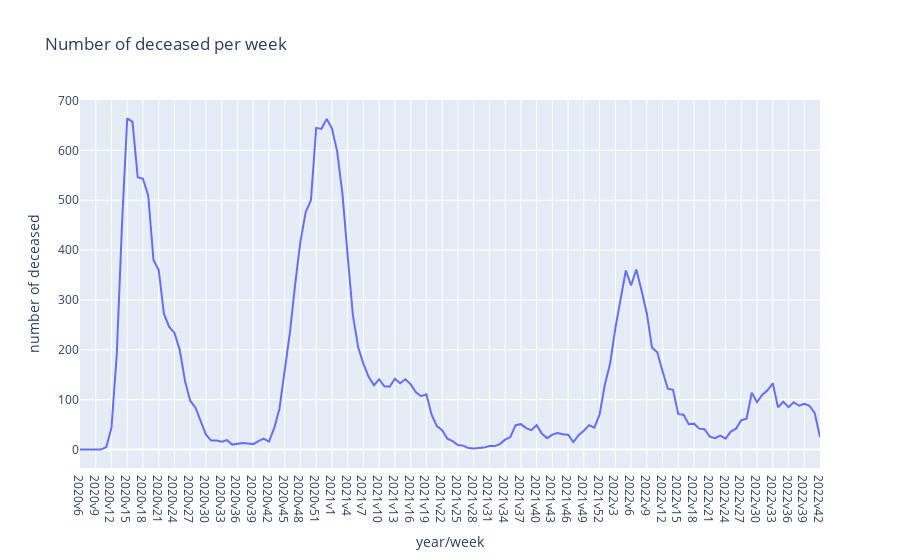

This figure's notebook cell:
### Code cell
fig_1c_plotly = px.line(covid19_data, x="Vecka", y="Antal_avlidna_vecka", title= "Number of deceased per week")
fig_1c_plotly.update_xaxes(title_text="year/week")
fig_1c_plotly.update_yaxes(title_text="number of deceased")
fig_1c_plotly.write_html("Visualiseringar/exercise_1c_plotly.html")
fig_1c_plotly

### Figure 1 — Plotly figure (JSON) as saved in the notebook; plotly's stock layout.template omitted (floating-point values rounded to 4 significant figures; data arrays with more than 128 entries replaced by an {"elided": "..."} marker saying what was removed)
{"data": [{"hovertemplate": "Vecka=%{x}<br>Antal_avlidna_vecka=%{y}<extra></extra>", "legendgroup": "", "line": {"color": "#636efa", "dash": "solid"}, "marker": {"symbol": "circle"}, "mode": "lines", "name": "", "orientation": "v", "showlegend": false, "type": "scatter", "x": {"elided": "142 str values"}, "xaxis": "x", "y": {"elided": "142 int values"}, "yaxis": "y"}], "layout": {"legend": {"tracegroupgap": 0}, "title": {"text": "Number of deceased per week"}, "xaxis": {"anchor": "y", "domain": [0, 1], "title": {"text": "year/week"}}, "yaxis": {"anchor": "x", "domain": [0, 1], "title": {"text": "number of deceased"}}}}
